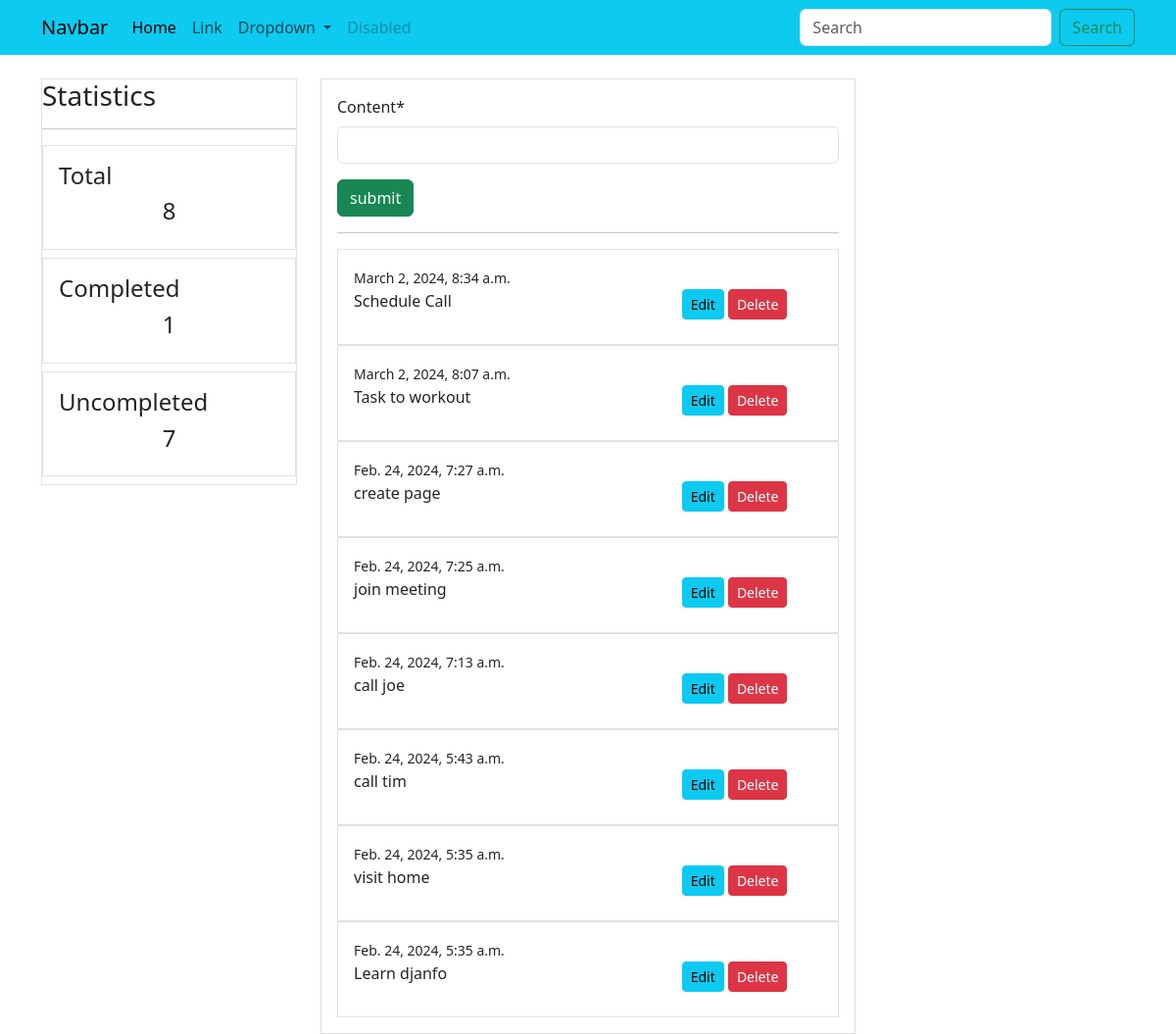
Before: / with the older database file.
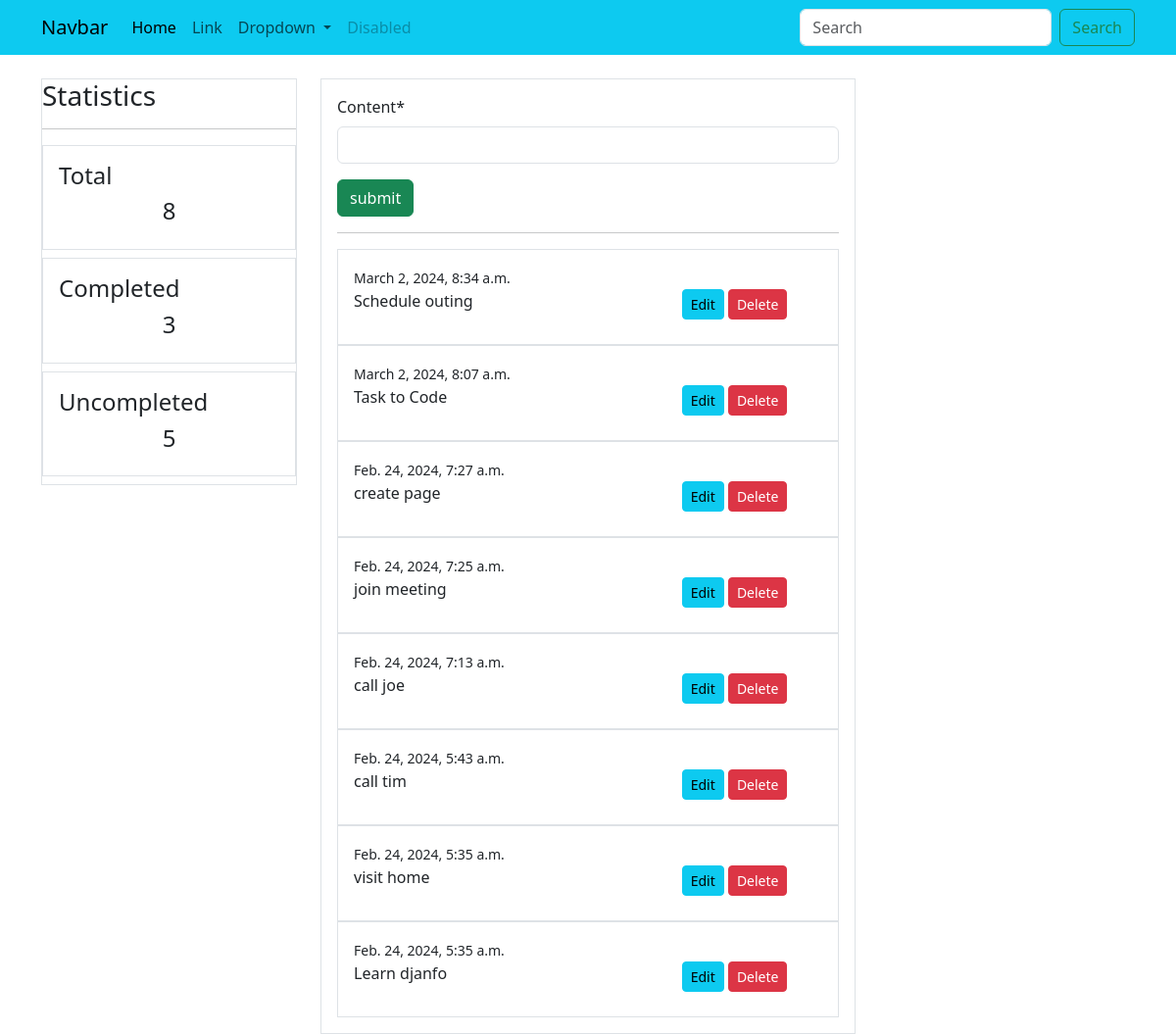
After: the same page with the newer database file.
### todosapp/models.py (models this page shows, shortened)
class Task(models.Model):
    content = models.CharField(max_length=100)
    date = models.DateTimeField(auto_now_add=True)
    complete =  models.BooleanField(default=False)
    class Meta:
        ordering = ['-date']

### todosapp/views.py (the view)
# urls.py: path('', views.index, name='todos-index'),
def index(request):
    todos = Task.objects.all()
    countTodos = todos.count()
    completedTodos = Task.objects.filter(complete=True)
    countCompletedTodos = completedTodos.count()
    countUncompletedTodos = countTodos - countCompletedTodos
    if request.method == 'POST':
        form = TaskForm(request.POST)
        if form.is_valid():
            form.save()
            return redirect('/')
    else:
        form = TaskForm()
    context =  {
        'todos' : todos,
        'form' : form,
        'countTodos' : todos.count(),
        'countCompletedTodos' : completedTodos.count(),
        'countUncompletedTodos' : countUncompletedTodos
    }
    return render(request, 'todos/index.html', context)

### todosapp/forms.py
class TaskForm(forms.ModelForm):
    class Meta:
        model = Task
        fields = ['content']

### todosapp/templates/todos/index.html (shortened to what this page needs)
{% extends 'partials/base.html' %}
{% load crispy_forms_tags %}
{% block content %}
<div class="border p-3 mt-4">
    <form method="POST">
        {{ form|crispy }}
        <input class="btn btn-block btn-success" type="submit" value="submit" >
    </form>
    <hr>
    {% for todo in todos %}
    <div class="border p-3">
        <small>{{ todo.date }}</small>
        <div class="row">
            <div class="col-md-8">
                <p>{{ todo.content }}</p>
            </div>
            <div class="col-md-4">
                <a href="{% url 'todos-update' todo.id %}" class="btn btn-info btn-sm">Edit</a>
                <a href="" class="btn btn-danger btn-sm">Delete</a>
            </div>
        </div>
    </div>
    {% endfor %}
</div>
{% endblock %}

Changed rows visible on the page:
changed Task: content "Schedule Call" → "Schedule outing"
changed Task: content "Task to workout" → "Task to Code"
Other visible differences:
{{ countCompletedTodos }}: "1" → "3"
{{ countUncompletedTodos }}: "7" → "5"
